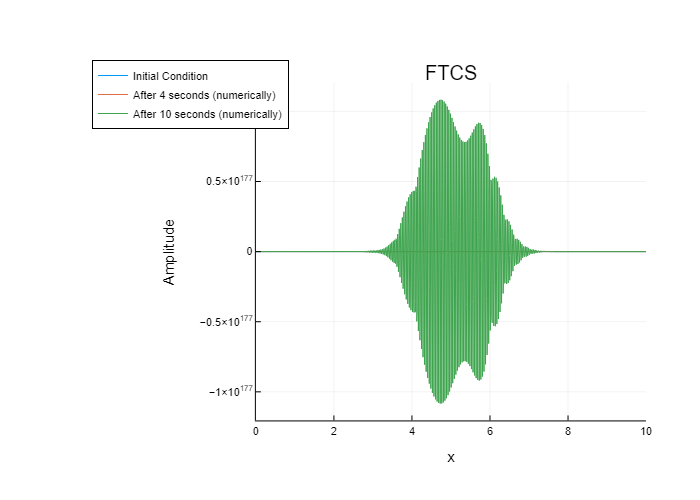

Write the Julia code that produced this figure.
using Plots
plotly(ticks=:native) # Allow to zoom and will adjust the grid

function FTCS(u, c)
    v = copy(u)
    v[1]=u[1]-(c/2)*(u[2]-u[end])
    v[2:end-1] .= u[2:end-1] .- (c/2) .* (u[3:end] .- u[1:end-2])
    v[end]=u[end]-(c/2)*(u[1]-u[end-1])
    return v
end

# Define the grid parameters
L = 10.0   # Length of the domain in the x direction 
Δx = 0.01  # Grid spacing in the x direction 
Nx = Int(L / Δx)   # Number of grid points in the x direction
c = 0.5   # Courant Numbers

# Define the physical parameters
α = 2   # Speed of Propagation

# Define the simulation parameters
sim_time = 4   # Total simulation time 
Δt = round(c * Δx / α, digits=4)  # time step size 
num_time_step = round(sim_time / Δt)   # Number of time steps

# Define the initial condition
x_values = range(0, stop=L, length=Nx)
u = exp.(-4 .* (x_values .- 5) .^ 2)
# Plot the initial condition
plot(xlabel="x", ylabel="Amplitude",title="FTCS",legend=:topleft, grid=true)
plot!(x_values, u, label="Initial Condition")

# Run the simulation
for j in 1:num_time_step
    global u = FTCS(u, c)
end

# Numerical
plot!(x_values, u, label="After $(sim_time) seconds (numerically)")

# # Define the simulation parameters
sim_time_2 = 6   # Total simulation time 
num_time_step_2 = round(sim_time_2 / Δt)   # Number of time steps

# Run the simulation
for j in 1:num_time_step_2
    global u = FTCS(u,c)
end

# Numerical
plot!(x_values, u, label="After $(sim_time+sim_time_2) seconds (numerically)")
# png("FTCS")
